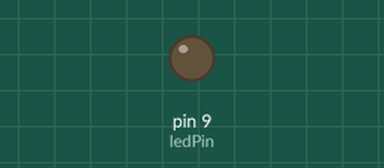
Bench run of a sketch on a simulated Arduino Uno, built with avr-gcc and run on an emulated ATmega328P. On the bench: output pins drawn as LEDs (lit = HIGH).

Above: at 0.05 s.
At 2.25 s:
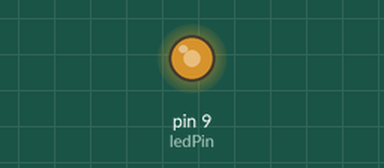
At 2.7 s:
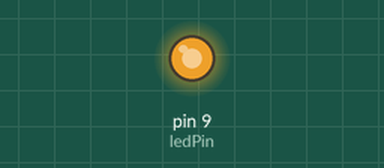
At 3.95 s:
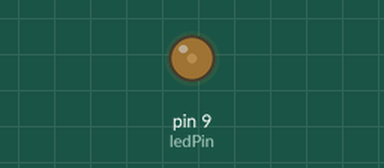
Timing chart, 0 to 5.6 s (numbered marks = the images above):
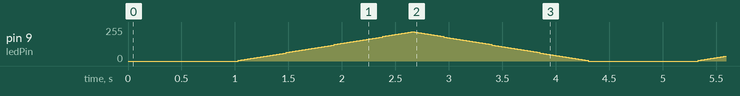

The sketch:

lighthouse.ino
```cpp
const int ledPin = 9; // LED connected to digital pin 9
int brightness = 0;   // Initial brightness
int fadeAmount = 4;   // Amount to fade in/out (change this value to adjust speed)

void setup() {
  pinMode(ledPin, OUTPUT); // Set the LED pin as an output
}

void loop() {
  analogWrite(ledPin, brightness); // Set the LED brightness

  // Small delay before start fading
  if (brightness <= 0) {
    delay(1000);
  }

  brightness += fadeAmount; // Increment or decrement brightness

  // Reverse the direction of fading when the brightness reaches its limits
  if (brightness <= 0 || brightness >= 220) {
    fadeAmount = -fadeAmount;
  }

  delay(30); // Small delay for smooth fading
}
```
